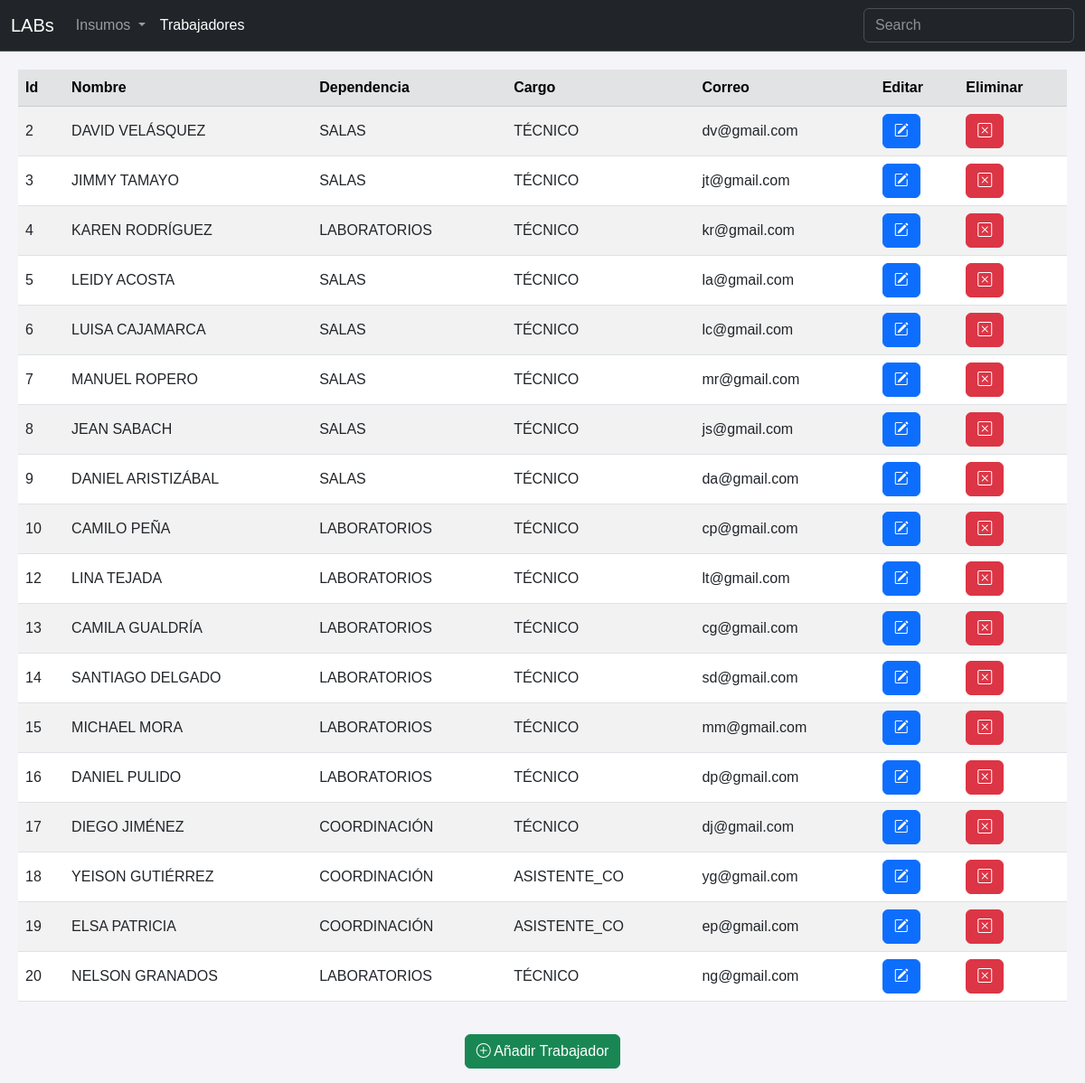
The page /workers on the database its author committed.
### tables this page shows
CREATE TABLE trabajadores (
    Trabajador_id INTEGER PRIMARY KEY,
    Activo BOOL NOT NULL,
    Nombre_Apellido TEXT NOT NULL,
    Dependencia TEXT NOT NULL,
    Cargo TEXT NOT NULL,
    Correo TEXT NOT NULL 
);

### app.py (the view)
@app.route('/workers')
def workers():
    conn = sqlite3.connect('inventario.db')
    cursor = conn.cursor()
    workers = cursor.execute('''
    SELECT * FROM trabajadores
    WHERE trabajadores.Activo = TRUE;
    ''').fetchall()
    conn.close()
    colums_worker = ["id","activo","nombre","dependencia","cargo","correo"]
    workers_dict = [dict(zip(colums_worker, row)) for row in workers]
    return render_template('workers.html', workers=workers_dict)

### templates/workers.html (shortened to what this page needs)
<!DOCTYPE html>
<html>
<head>
    <link rel="stylesheet" href="https://cdn.jsdelivr.net/npm/bootstrap-icons@1.11.3/font/bootstrap-icons.min.css">
    <link href="https://cdn.jsdelivr.net/npm/bootstrap@5.3.0/dist/css/bootstrap.min.css" rel="stylesheet">
    <link href="https://cdn.datatables.net/2.2.1/css/dataTables.dataTables.css" rel="stylesheet">
    <link rel="stylesheet" href="{{ url_for('static', filename='styles.css') }}">
</head>
<body>
    <nav class="navbar navbar-expand-sm bg-dark border-bottom border-body" data-bs-theme="dark">
        <div class="container-fluid">
            <a class="navbar-brand" href="#">LABs</a>
            <div class="collapse navbar-collapse" id="navbarNav">
                <ul class="navbar-nav">
                    <li class="nav-item dropdown">
                        <a class="nav-link dropdown-toggle" href="#" role="button" data-bs-toggle="dropdown" aria-expanded="false">
                            Insumos
                        </a>
                    </li>
                    <li class="nav-item">
                        <a class="nav-link active" aria-current="page" href="#">Trabajadores</a>
                    </li>
                </ul>
                <form class="d-flex ms-auto" role="search">
                    <input class="form-control" id="searchFilter" type="search" placeholder="Search" aria-label="Search">
                </form>
            </div>
        </div>
    </nav>
    <div class="table-responsive">
        <table class="table table-striped table-hover align-middle" id="workers-table">
            <thead class="table-secondary">
                <tr>
                    <th>Id</th>
                    <th>Nombre</th>
                    <th>Dependencia</th>
                    <th>Cargo</th>
                    <th>Correo</th>
                    <th>Editar</th>
                    <th>Eliminar</th>
                </tr>
            </thead>
            <tbody>
                {% for worker in workers %}
                    <tr>
                        <td>{{ worker.id }}</td>
                        <td>{{ worker.nombre }}</td>
                        <td>{{ worker.dependencia }}</td>
                        <td>{{ worker.cargo }}</td>
                        <td>{{ worker.correo }}</td>
                        <td>
                            <button type="button" class="btn btn-primary"
                            data-bs-toggle="modal"
                            data-bs-target="#editModal"
                            data-bs-id="{{ worker.id }}"
                            data-bs-name="{{ worker.nombre }}"
                            data-bs-branch="{{ worker.dependencia }}"
                            data-bs-position="{{ worker.cargo }}"
                            data-bs-email="{{ worker.correo }}">
                            <i class="bi bi-pencil-square"></i>
                        </button>
                        <td>
                            <button type="button" class="btn btn-danger"
                            data-bs-toggle="modal"
                            data-bs-target="#deleteModal"
                            data-bs-id="{{ worker.id }}"
                            data-bs-name="{{ worker.nombre }}">
                            <i class="bi bi-x-square"></i>
                        </button>
                        </td>
                    </tr>
                {% endfor %}
            </tbody>
        </table>
    </div>
    <div class="container mb-3 text-center">
        <div class="row justify-content-center">
            <div class="col">
                <button type="button" class="btn btn-success"
                data-bs-toggle="modal"
                data-bs-target="#addModal">
                    <i class="bi bi-plus-circle"></i>
                    Añadir Trabajador
                </button>
            </div>
        </div>
    </div>
</body>
</html>

### static/styles.css (style rules this page uses)
body { font-family: Arial, sans-serif; background-color: #f4f4f9; color: #333; }
.table-responsive { margin: 20px; }
nav { text-align: center; }

### rows shown on the page
trabajadores: id "2", nombre "DAVID VELÁSQUEZ", dependencia "SALAS", cargo "TÉCNICO", correo "dv@gmail.com"
trabajadores: id "3", nombre "JIMMY TAMAYO", dependencia "SALAS", cargo "TÉCNICO", correo "jt@gmail.com"
trabajadores: id "4", nombre "KAREN RODRÍGUEZ", dependencia "LABORATORIOS", cargo "TÉCNICO", correo "kr@gmail.com"
trabajadores: id "5", nombre "LEIDY ACOSTA", dependencia "SALAS", cargo "TÉCNICO", correo "la@gmail.com"
trabajadores: id "6", nombre "LUISA CAJAMARCA", dependencia "SALAS", cargo "TÉCNICO", correo "lc@gmail.com"
trabajadores: id "7", nombre "MANUEL ROPERO", dependencia "SALAS", cargo "TÉCNICO", correo "mr@gmail.com"
trabajadores: id "8", nombre "JEAN SABACH", dependencia "SALAS", cargo "TÉCNICO", correo "js@gmail.com"
trabajadores: id "9", nombre "DANIEL ARISTIZÁBAL", dependencia "SALAS", cargo "TÉCNICO", correo "da@gmail.com"
trabajadores: id "10", nombre "CAMILO PEÑA", dependencia "LABORATORIOS", cargo "TÉCNICO", correo "cp@gmail.com"
trabajadores: id "12", nombre "LINA TEJADA", dependencia "LABORATORIOS", cargo "TÉCNICO", correo "lt@gmail.com"
trabajadores: id "13", nombre "CAMILA GUALDRÍA", dependencia "LABORATORIOS", cargo "TÉCNICO", correo "cg@gmail.com"
trabajadores: id "14", nombre "SANTIAGO DELGADO", dependencia "LABORATORIOS", cargo "TÉCNICO", correo "sd@gmail.com"
trabajadores: id "15", nombre "MICHAEL MORA", dependencia "LABORATORIOS", cargo "TÉCNICO", correo "mm@gmail.com"
trabajadores: id "16", nombre "DANIEL PULIDO", dependencia "LABORATORIOS", cargo "TÉCNICO", correo "dp@gmail.com"
trabajadores: id "17", nombre "DIEGO JIMÉNEZ", dependencia "COORDINACIÓN", cargo "TÉCNICO", correo "dj@gmail.com"
trabajadores: id "18", nombre "YEISON GUTIÉRREZ", dependencia "COORDINACIÓN", cargo "ASISTENTE_CO", correo "yg@gmail.com"
trabajadores: id "19", nombre "ELSA PATRICIA", dependencia "COORDINACIÓN", cargo "ASISTENTE_CO", correo "ep@gmail.com"
trabajadores: id "20", nombre "NELSON GRANADOS", dependencia "LABORATORIOS", cargo "TÉCNICO", correo "ng@gmail.com"
